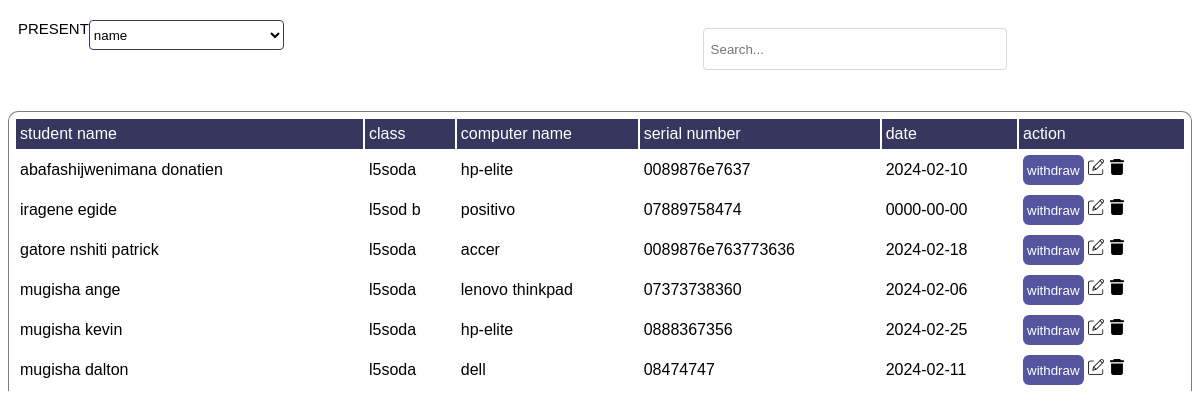
The app's page /presentcomp.php with its own data.
### tables this page shows
CREATE TABLE `computer_present` (
  `computer_id` int(3) UNSIGNED ZEROFILL NOT NULL,
  `student_fname` varchar(200) NOT NULL,
  `computername` varchar(30) NOT NULL,
  `serialnumber` varchar(30) NOT NULL,
  `class` varchar(20) NOT NULL,
  `date` date NOT NULL,
  `times` time NOT NULL
);

### presentcomp.php (the view, shortened to what this page needs)
<?php
include 'connect.php';
$select = $conn->query("select*from computer_present");
?>
<!DOCTYPE html>
<html lang="en">
<head>
    <link rel="stylesheet" href="css/computer.css">
</head>
<body>
    <div class="right-menu">
    <div class="top">
            <div class="left">
            <small>Present</small>
            <select name="sort">
                <option value="name">name</option>
            </select>
            </div>
            <div class="right">
            <div class="search">
            <input type="text" name="search" placeholder="Search...">
            </div>
            </div>
        </div>
        <div class="data">
                <table border="1">
                <thead>
                    <td>student name</td>
                    <td>class</td>
                    <td>computer name</td>
                    <td>serial number</td>
                    <td>date</td>
                    <td colspan="3">action</td>
                </thead>
                <?php foreach($select as $data){
                ?>
                <tr>
                    <td><?=$data['student_fname']?></td>
                    <td><?=$data['class']?></td>
                    <td><?=$data['computername']?></td>
                    <td><?=$data['serialnumber']?></td>
                    <td><?=$data['date']?></td>
                    <td><a href="return.php?c_id_out=<?=$data['computer_id']?>" id="withdraw"><button>withdraw</button></a>
                    <a id="edit"><img src="image/edit.png" alt=""></a>
                    <a href="delete.php?id=<?=$data['computer_id']?>"><img src="image/delete.png" alt=""></a></td>
                </tr>
                <?php };?>
            </table>
          </div>
        </div>
    </body>
</html>

### css/computer.css (style rules this page uses)
.right-menu { padding: 2px 0px 0px 0px; }
.right-menu .top { height: 50px; display: flex; justify-content: space-between; width: 100%; padding: 5px; background: rgba(255, 255, 255, 0.89); border-bottom: 0.1px solid rgba(255, 255, 255, 0.363); }
.right-menu .top .left { width: 40%; display: flex; padding: 5px; flex-direction:row ; }
.right-menu .top .left small { font-family: 'loto',sans-serif; font-size: 15px; font-weight: 500; text-transform: uppercase; }
.right-menu .top .left select { outline: none; width: 50%; border-radius: 4px; height: 30px; background: transparent; font-family: 'loto',sans-serif; border: 0.1px solid #24294de7; }
.right-menu .top .right { width: 60%; display: flex; margin: 10px 0px 0px 200px; }
.right-menu .top .right .search { display: flex; width: 50%; height: 30px; border: 0.1px solid rgba(204, 204, 204, 0.712); border-radius: 4px; background: transparent; padding: 5px; margin:3px 0px 0px 90px; }
.right-menu .top .right .search input { width: 98%; outline: none; border: none; font-family: 'loto',sans-serif; color: #24294de7; }
.right-menu table { width: 100%; padding: 5px; font-family: 'loto',sans-serif; border-radius: 10px; margin: 20px 0px 0px 0px; border: 0.1px solid rgba(0, 8, 51, 0.534); background: rgba(255, 255, 255, 0.897); }
.right-menu table thead { height: 30px; background: rgba(0, 1, 53, 0.788); font-weight: 500; font-family: sans-serif; padding: 5px; }
.right-menu table thead td { color: #fff; }
.right-menu table td { height: 20px; padding: 4px; font-family: 'loto',sans-serif; font-weight: 500; border: none; color: black; }
.right-menu table tr { border-bottom: 0.1px solid rgba(0, 8, 51, 0.534); }
.right-menu table button { outline: none; border: none; border-radius: 6px; background: rgba(0,2,109,0.671); height: 30px; padding: 4px; width: fit-content; color: #fff; }
.right-menu .data { background-color: white; width:100%; margin:20px 0px 0px 0px; height: 300px; overflow-y: auto; }

### records on screen
computer_present: student_fname "abafashijwenimana donatien", class "l5soda", computername "hp-elite", serialnumber "0089876e7637", date "2024-02-10"
computer_present: student_fname "iragene egide", class "l5sod b", computername "positivo", serialnumber "07889758474", date "0000-00-00"
computer_present: student_fname "gatore nshiti patrick", class "l5soda", computername "accer", serialnumber "0089876e763773636", date "2024-02-18"
computer_present: student_fname "mugisha ange", class "l5soda", computername "lenovo thinkpad", serialnumber "07373738360", date "2024-02-06"
computer_present: student_fname "mugisha kevin", class "l5soda", computername "hp-elite", serialnumber "0888367356", date "2024-02-25"
computer_present: student_fname "mugisha dalton", class "l5soda", computername "dell", serialnumber "08474747", date "2024-02-11"
